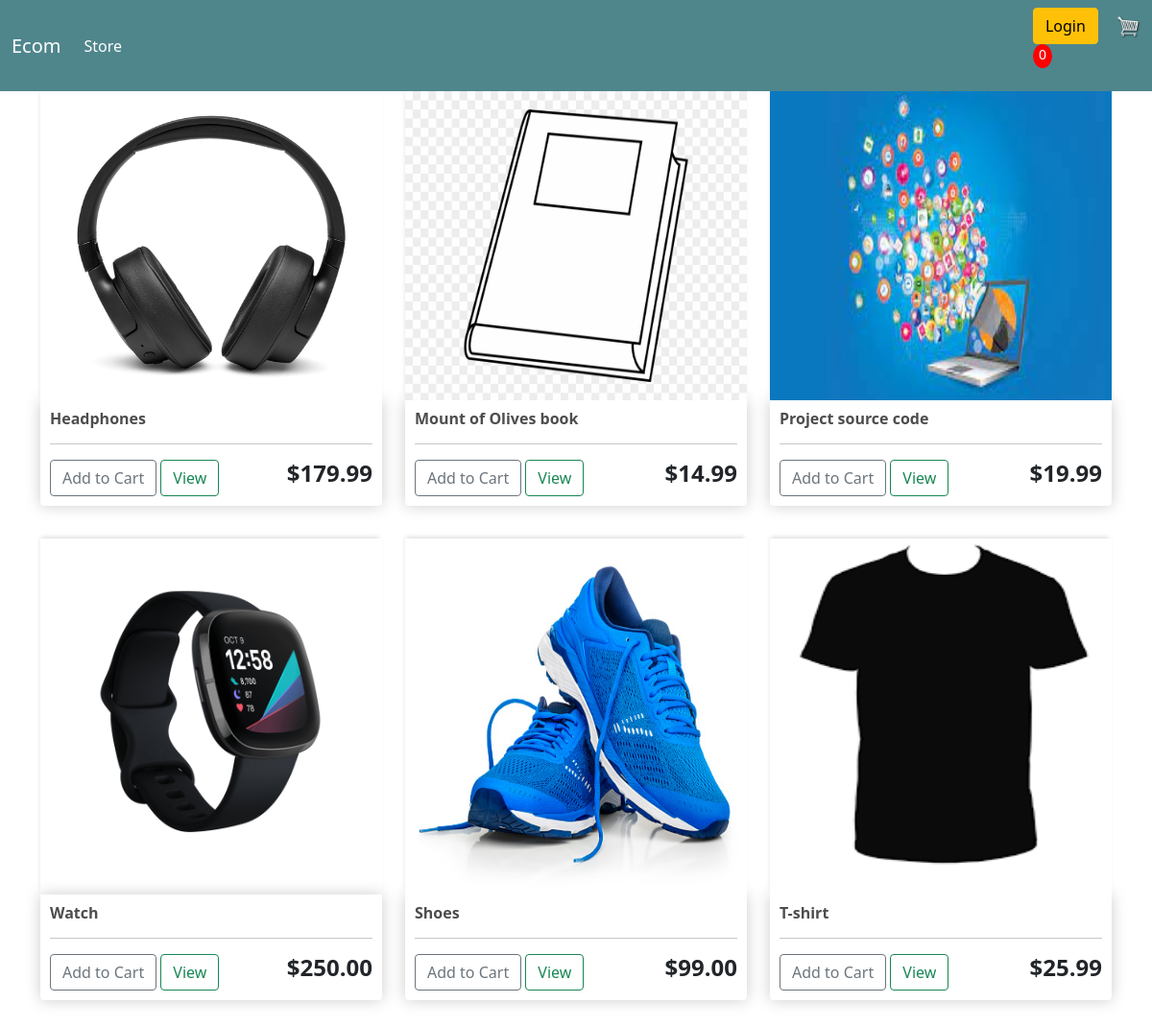
The page / on the database its author committed.
### store/models.py (models this page shows, shortened)
class Product(models.Model):
    name = models.CharField(max_length=200,null=True)
    price = models.FloatField()
    digital = models.BooleanField(default=False, null=True, blank=True)
    image = models.ImageField(null=True,blank=True)
    @property
    def imageURL(self):
        try:
            url= self.image.url
            print(url)
        except:
            url=''
        return url

### store/views.py (the view)
# urls.py: path('',include('store.urls'))
def store(request):
    products = Product.objects.all()
    context = {'products':products}
    return render(request,'store/store.html',context)

### store/templates/store/store.html
{% extends 'store/main.html' %}
{% load static %}
{% block content %}
    <div class="row">
        {% for product in products %}
        <div class="col-lg-4">
            <img class="thumbnail" src="{{product.imageURL}}">
            <div class="box-element product">
                <h6><strong>{{product.name}}</strong></h6>
                <hr>
                <button data-product={{product.id}} data-action="add" class="btn btn-outline-secondary add-btn update-cart">Add to Cart</button>
                <a class="btn btn-outline-success" href="">View</a>
                <h4 style="display: inline-block; float:right" ><strong>
                    ${{product.price|floatformat:2}}
                </strong></h4>
            </div>
        </div>
        {% endfor %}
    </div>
{% endblock content %}

### store/templates/store/main.html (shortened to what this page needs)
{% load static %}
<!DOCTYPE html>
<html lang="en">
<head>
    <link rel="stylesheet" href="{% static 'css/main.css' %}">
    <link href="https://cdn.jsdelivr.net/npm/bootstrap@5.1.3/dist/css/bootstrap.min.css" rel="stylesheet">
</head>
<body>
    <nav class="navbar navbar-expand-lg navbar-dark bg-dark" id="nav">
        <div class="container-fluid">
          <a class="navbar-brand" href="{% url 'store' %}">Ecom</a>
          <div class="collapse navbar-collapse" id="navbarSupportedContent">
            <ul class="navbar-nav me-auto mb-2 mb-lg-0">
              <li class="nav-item">
                <a class="nav-link active" aria-current="page" href="{% url 'store' %}">Store</a>
              </li>
            </ul>
            <div class="form-inline my-2 my-lg-0">
              <a href="" class="btn btn-warning">Login</a>
              <a href="{% url 'cart' %}">
                <img id="cart-icon" src="{% static 'images/cart.png' %}">
              </a>
              <p id="cart-total">0</p>
            </div>
          </div>
        </div>
      </nav>
    <div class="container">
        {% block content %}
        {% endblock %}
    </div>
  </body>
</html>

### static/css/main.css (style rules this page uses)
h1,h2,h3,h5,h6 { color:hsl(0, 0%, 30%) }
.box-element { box-shadow: hsl(0,0%,80%) 0 0 16px; background-color: #fff; border-radius: 4px; padding: 10px; }
.thumbnail { width: 100%; height: 69%; -webkit-box-shadow: -1px -3px 5px -2px rgba(214,214,214,1); -moz-box-shadow: -1px -3px 5px -2px rgba(214,214,214,1); box-shadow: -1px -3px 5px -2px rgba(214, 214, 214, 1); }
.product { border-radius: 0 0 4px 4px; }
#nav { background-color: #4f868c!important; }
#cart-icon { width:25px; display:inline-block; margin-left:15px; }
#cart-total { display: block; text-align: center; color:#fff; background-color: red; width: 20px; height: 25px; border-radius: 50%; font-size: 14px; }
.col-lg-4,.col-lg-6,.col-lg-12 { margin-top:10px; }
.btn { border-radius: 0; }

### rows shown on the page
Product: imageURL (picture), name "Headphones", price "179.99"
Product: imageURL (picture), name "Mount of Olives book", price "14.99"
Product: imageURL (picture), name "Project source code", price "19.99"
Product: imageURL (picture), name "Watch", price "250.00"
Product: imageURL (picture), name "Shoes", price "99.00"
Product: imageURL (picture), name "T-shirt", price "25.99"
